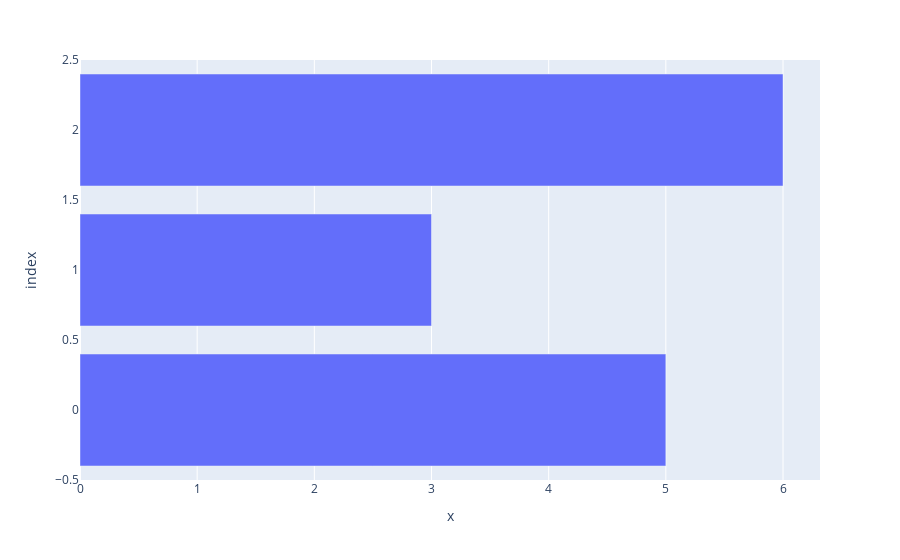

Notebook code cell kept with this figure:
### Code cell
import plotly.express as px

x = ['Category 1', 'Category 2', 'Category 3']
y = [5, 3, 6]

fig = px.bar(x, y)
fig.show()

### Figure 1 — Plotly figure (JSON) as saved in the notebook; plotly's stock layout.template omitted (floating-point values rounded to 4 significant figures)
{"data": [{"alignmentgroup": "True", "hovertemplate": "x=%{x}<br>index=%{y}<extra></extra>", "legendgroup": "", "marker": {"color": "#636efa", "pattern": {"shape": ""}}, "name": "", "offsetgroup": "", "orientation": "h", "showlegend": false, "textposition": "auto", "type": "bar", "x": [5, 3, 6], "xaxis": "x", "y": [0, 1, 2], "yaxis": "y"}], "layout": {"barmode": "relative", "legend": {"tracegroupgap": 0}, "margin": {"t": 60}, "xaxis": {"anchor": "y", "domain": [0, 1], "title": {"text": "x"}}, "yaxis": {"anchor": "x", "domain": [0, 1], "title": {"text": "index"}}}}
